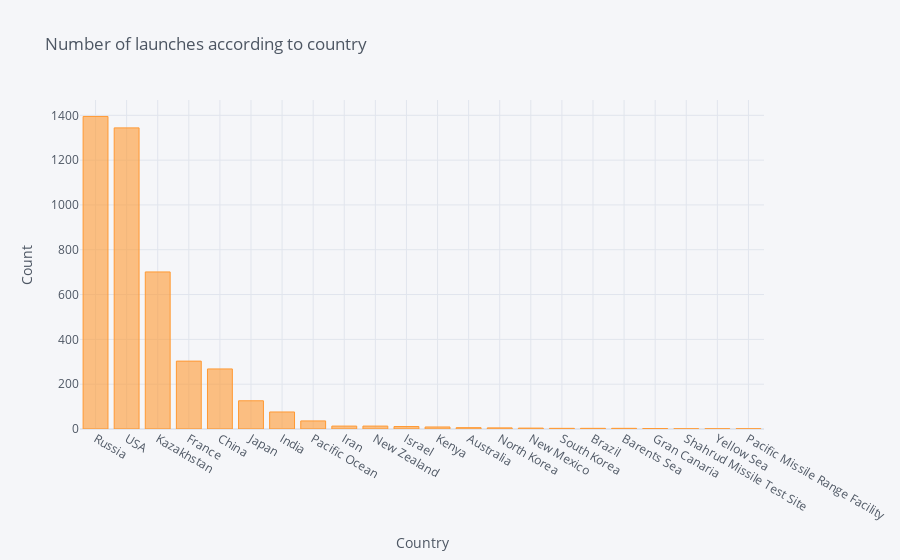

The cell this chart's notebook holds for it:
### Markdown cell above
4.1. Country wise launches

### Code cell
temp = space["Country"].value_counts()
temp.iplot(kind = 'bar',xTitle = 'Country', yTitle = 'Count', title = 'Number of launches according to country', color = 'orange')

### Figure 1 — Plotly figure (JSON) as saved in the notebook; plotly's stock layout.template omitted (floating-point values rounded to 4 significant figures)
{"data": [{"marker": {"color": "rgba(255, 153, 51, 0.6)", "line": {"color": "rgba(255, 153, 51, 1.0)", "width": 1}}, "name": "Country", "orientation": "v", "text": "", "type": "bar", "x": ["Russia", "USA", "Kazakhstan", "France", "China", "Japan", "India", "Pacific Ocean", "Iran", "New Zealand", "Israel", "Kenya", "Australia", "North Korea", "New Mexico", "South Korea", "Brazil", "Barents Sea", "Gran Canaria", "Shahrud Missile Test Site", "Yellow Sea", "Pacific Missile Range Facility"], "y": [1395, 1344, 701, 303, 268, 126, 76, 36, 13, 13, 11, 9, 6, 5, 4, 3, 3, 3, 2, 1, 1, 1]}], "layout": {"legend": {"bgcolor": "#F5F6F9", "font": {"color": "#4D5663"}}, "paper_bgcolor": "#F5F6F9", "plot_bgcolor": "#F5F6F9", "title": {"font": {"color": "#4D5663"}, "text": "Number of launches according to country"}, "xaxis": {"gridcolor": "#E1E5ED", "showgrid": true, "tickfont": {"color": "#4D5663"}, "title": {"font": {"color": "#4D5663"}, "text": "Country"}, "zerolinecolor": "#E1E5ED"}, "yaxis": {"gridcolor": "#E1E5ED", "showgrid": true, "tickfont": {"color": "#4D5663"}, "title": {"font": {"color": "#4D5663"}, "text": "Count"}, "zerolinecolor": "#E1E5ED"}}}
